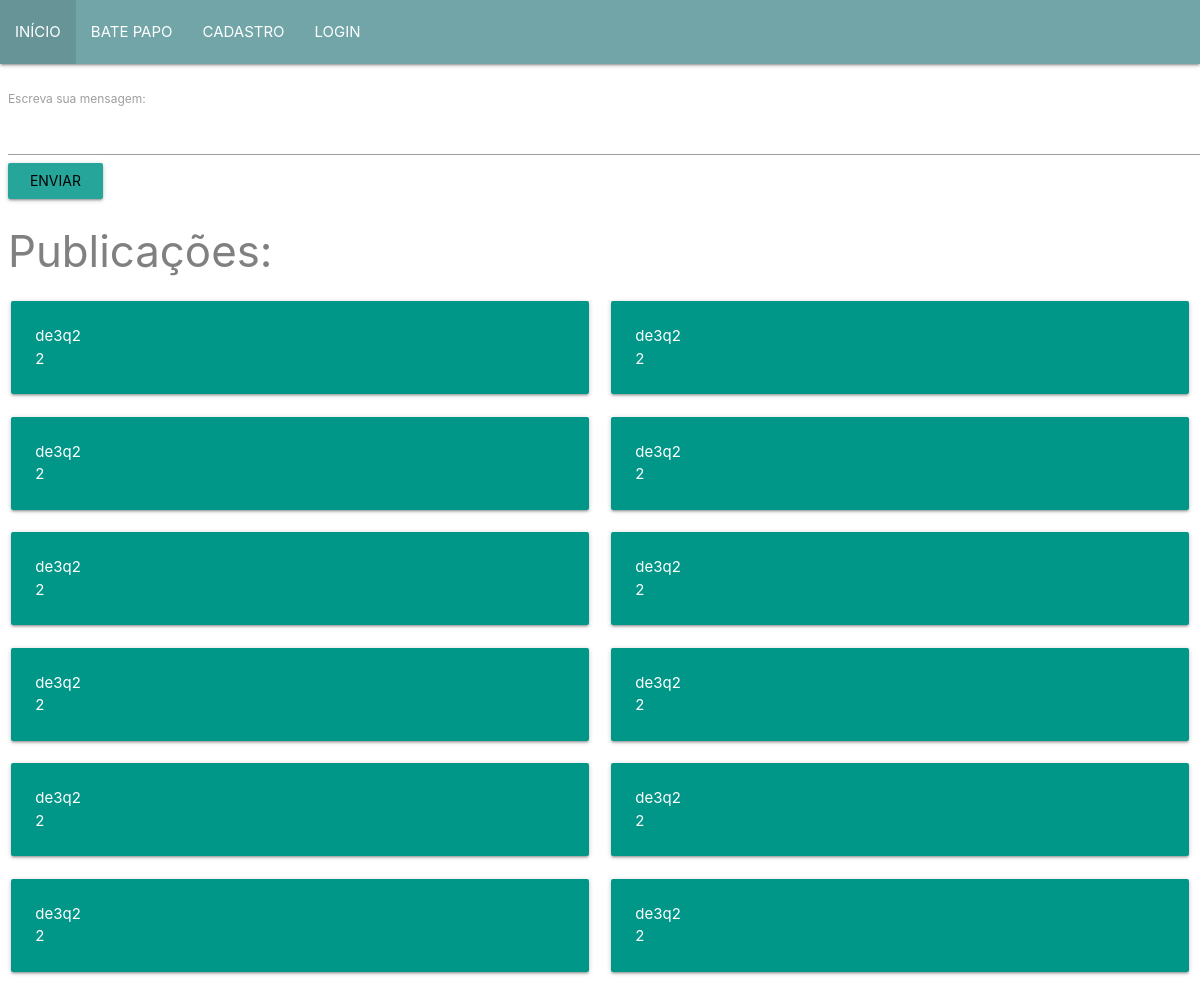
The app's page /batepapo (upper part), older data.
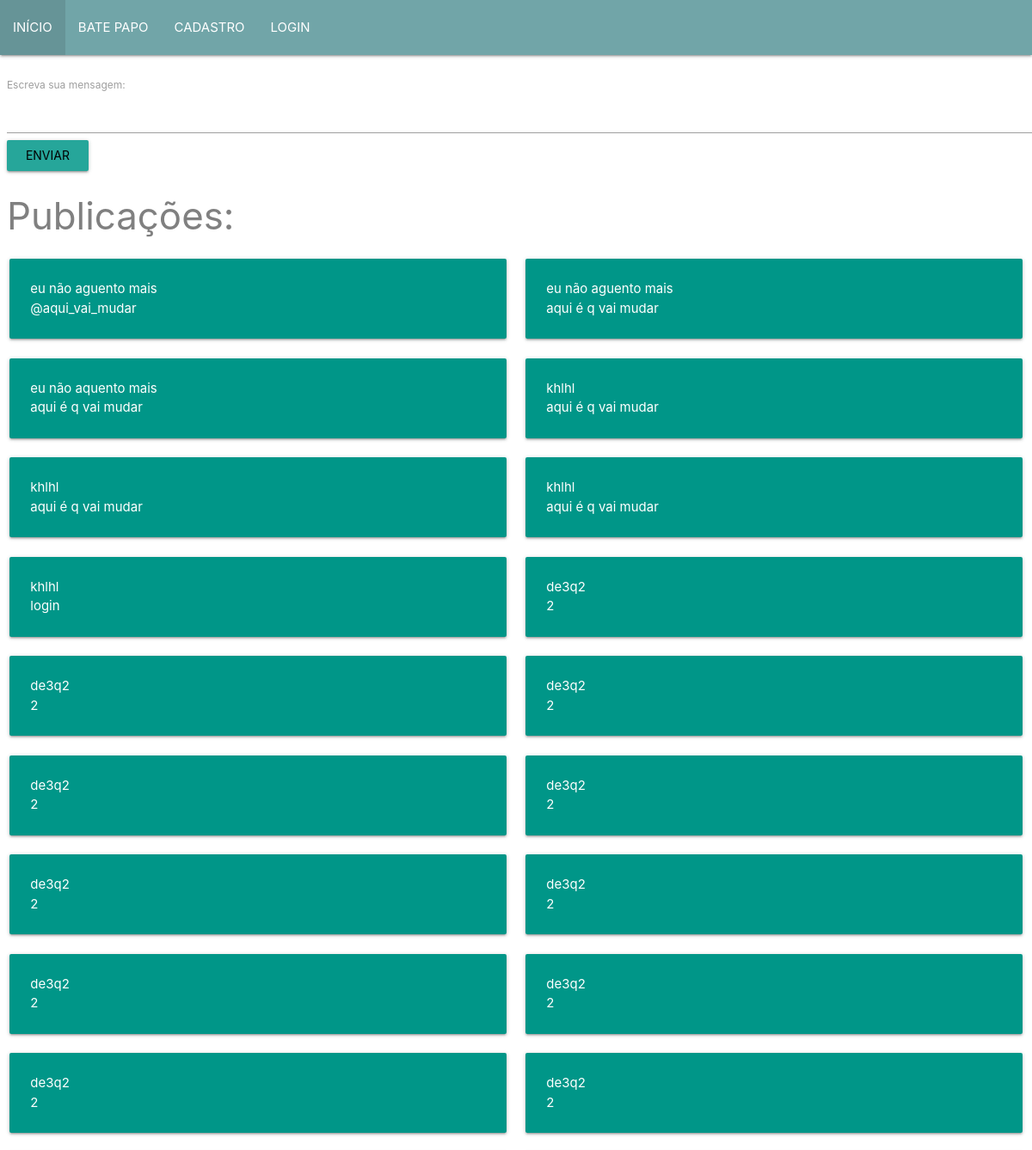
The same page, newer data.
### app.py (models this page shows, shortened)
class Mensagem(db.Model):
    id = db.Column(db.Integer, primary_key=True)
    texto = db.Column(db.Text)
    usuario_id = db.Column(db.Integer, db.ForeignKey('usuario.id'),nullable=False)

### app.py (the view)
@app.route("/batepapo", methods=['POST','GET'])
def batepapo():
    form = MensagemForm()
    if form.validate_on_submit():
        msg = Mensagem()
        msg.texto = form.texto.data
        msg.usuario_id = "@aqui_vai_mudar"
        db.session.add(msg)
        db.session.commit()
    mensagens = Mensagem.query.all()
    return render_template("paginas/bate_papo.html", form=form, mensagens=mensagens)

### formulario.py
class MensagemForm(FlaskForm):
    texto = TextField('Escreva sua mensagem:', [DataRequired()]) #, EqualTo('confirm', message='Senhas diferentes')])
    botao = SubmitField('Enviar')

### templates/paginas/bate_papo.html (shortened to what this page needs)
{% extends 'paginas/base.html' %}
{% block content %}</br>
    <form method="POST" style="margin-left: 0.66%">
        {{form.texto.label}}
        {{form.texto}}
        <a class="waves-effect waves-light btn">
        {{form.botao}}
          </a>
    </form>
    <h3 style="margin-left: 0.66%; color:gray">Publicações:</h3>
    <div class="row">
        {% for mensagem in mensagens[::-1] %}
        <div class="col l6 s12 m5">
          <div class="card-panel teal">
            <span class="white-text">
                    {{ mensagem.texto  }}
                   <br>
                   {{ mensagem.usuario_id }}
            </span>
          </div>
        </div>
        {% endfor %}
    </div>
{% endblock %}

### templates/paginas/base.html (shortened to what this page needs)
<!DOCTYPE html>
<html lang="en">
<head>
		<link rel="stylesheet" type="text/css" href="{{ url_for('static', filename='css/_css.css') }}">
		<link rel="stylesheet" href="https://cdnjs.cloudflare.com/ajax/libs/materialize/1.0.0/css/materialize.min.css">
</head>
<body>
    <nav  style="background-color:#71a5a8;">
        <div class="nav-wrapper">
           <a href="#" class="brand-logo right">
            <ul id="nav-mobile" class="left hide-on-med-and-down">
               <li><a href="/index" class="text-white" id="fonte_mais_branca">INÍCIO</a></li>&nbsp;&nbsp;&nbsp;&nbsp;
               <li><a href="/batepapo" class="text-white">BATE PAPO</a> </li>&nbsp;&nbsp;&nbsp;&nbsp;
               <li><a href="/cadastro"  class="text-white">CADASTRO</a> </li>&nbsp;&nbsp;&nbsp;&nbsp;
               <li><a href="/login" class="text-white">LOGIN</a></a></li>
        </div>
   </nav>
{% block content %}
{% endblock %}
</body>
</html>
	<head>
	</head>
	<body>

Row changes from the older to the newer data that the page shows:
no longer on this page (row unchanged): Mensagem: texto "de3q2", usuario_id "2"
added Mensagem: texto "eu não aguento mais", usuario_id "@aqui_vai_mudar"
added Mensagem: texto "eu não aguento mais", usuario_id "aqui é q vai mudar"
added Mensagem: texto "eu não aquento mais", usuario_id "aqui é q vai mudar"
added Mensagem: texto "khlhl", usuario_id "aqui é q vai mudar"
added Mensagem: texto "khlhl", usuario_id "aqui é q vai mudar"
added Mensagem: texto "khlhl", usuario_id "aqui é q vai mudar"
added Mensagem: texto "khlhl", usuario_id "login"
